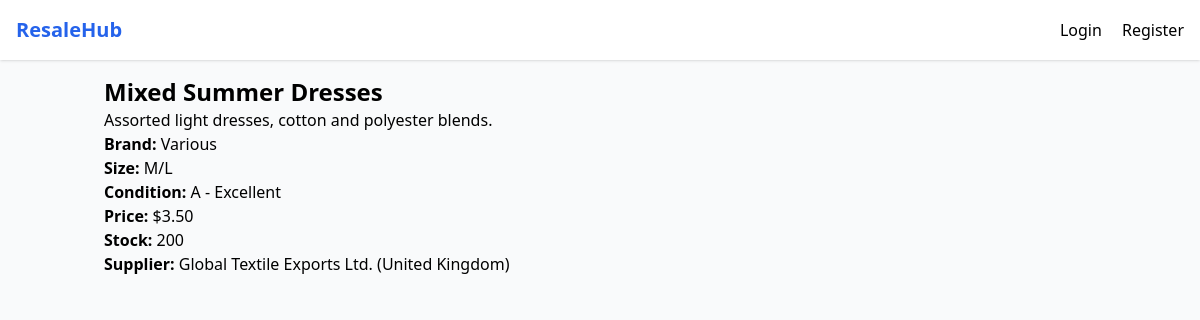
/product/1/, run on the app's committed database.
### marketplace/models.py (models this page shows, shortened)
class Product(models.Model):
    CONDITION_GRADES = [
        ('A', 'A - Excellent'),
        ('B', 'B - Good'),
        ('C', 'C - Fair'),
        ('D', 'D - Poor'),
    ]
    supplier = models.ForeignKey(SupplierProfile, on_delete=models.CASCADE, related_name='products')
    category = models.ForeignKey(Category, on_delete=models.PROTECT)
    title = models.CharField(max_length=255)
    description = models.TextField(blank=True)
    brand = models.CharField(max_length=100, blank=True)
    size = models.CharField(max_length=50, blank=True)
    condition_grade = models.CharField(max_length=1, choices=CONDITION_GRADES)
    quantity = models.PositiveIntegerField(default=1)
    unit_price = models.DecimalField(max_digits=12, decimal_places=2)
    currency = models.CharField(max_length=3, default='USD')
    image = models.ImageField(upload_to='products/', blank=True, null=True)
    is_active = models.BooleanField(default=True)
    created_at = models.DateTimeField(auto_now_add=True)

class SupplierProfile(models.Model):
    user = models.OneToOneField(User, on_delete=models.CASCADE, related_name='supplier_profile')
    business_name = models.CharField(max_length=255)
    business_address = models.TextField()
    country = models.CharField(max_length=100)

### marketplace/views.py (the view)
# urls.py: path('product/<int:pk>/', views.product_detail, name='product_detail'),
def product_detail(request, pk):
    product = get_object_or_404(Product, pk=pk, is_active=True)
    return render(request, 'marketplace/product_detail.html', {'product': product})

### marketplace/templates/marketplace/product_detail.html (shortened to what this page needs)
{% extends 'marketplace/base.html' %}
{% block content %}
<div class="max-w-lg">
    <h2 class="text-2xl font-bold">{{ product.title }}</h2>
    <p>{{ product.description }}</p>
    <p><strong>Brand:</strong> {{ product.brand }}</p>
    <p><strong>Size:</strong> {{ product.size }}</p>
    <p><strong>Condition:</strong> {{ product.get_condition_grade_display }}</p>
    <p><strong>Price:</strong> ${{ product.unit_price }}</p>
    <p><strong>Stock:</strong> {{ product.quantity }}</p>
    <p><strong>Supplier:</strong> {{ product.supplier.business_name }} ({{ product.supplier.country }})</p>
</div>
{% endblock %}

### data on the page
Product: title "Mixed Summer Dresses", description "Assorted light dresses, cotton and polyester blends.", brand "Various", size "M/L", condition_grade "A - Excellent", unit_price "3.50", quantity "200", supplier.business_name "Global Textile Exports Ltd.", supplier.country "United Kingdom"
